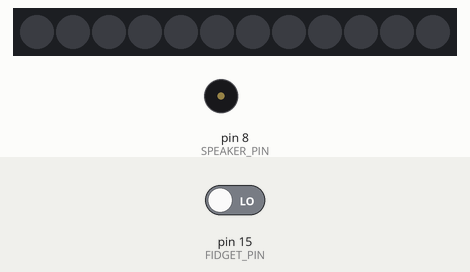
This sketch was run on a simulated Arduino Uno, built with avr-gcc and run on an emulated ATmega328P. Parts: 12 RGB LEDs in strip order, left to right, buzzer (waves = sounding). The inputs (shaded band) are chosen by the test bench; at power-on: pin 15 (FIDGET_PIN) LOW. Dim RGB values are drawn brighter than linear; what the sketch prints to the serial monitor is not drawn.

Above: at 1.2 s.
1.3 s: pin 15 (FIDGET_PIN) driven HIGH
At 1.43 s:
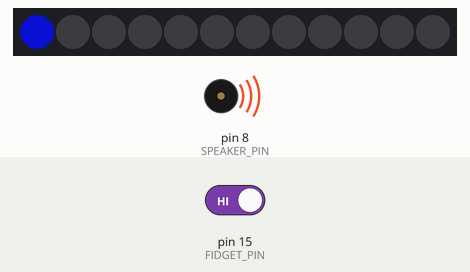
At 2.0 s:
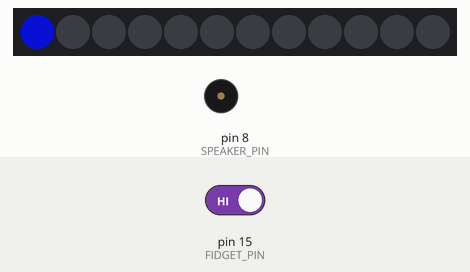
Timing chart, 0 to 4.3 s (numbered marks = the images above; inputs shaded):
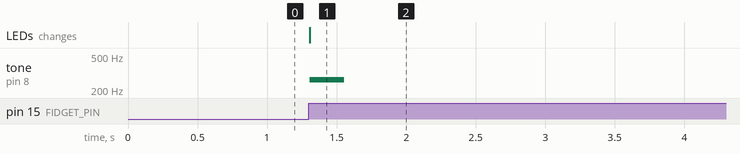

The sketch:

neo_pixel_spinner.ino
```cpp
// (licence header left out)
#include <FastLED.h>

// How many NeoPixels are attached to the Arduino?
#define NUM_LEDS       12
#define NUM_NOTES 57
#define FADE_LENGTH 6
#define FADE_SCALE 128
#define SPEAKER_PIN 8
#define FIDGET_PIN 15
#define NEOPIXEL_PIN 10
#include "pitches.h"


int melody[] ={ NOTE_G3, NOTE_C4, NOTE_C4, NOTE_D4, NOTE_D4, NOTE_E4, NOTE_G4, NOTE_E4, NOTE_C4, NOTE_G3, NOTE_C4 , NOTE_C4, NOTE_D4, NOTE_F4, NOTE_E4, NOTE_C4, NOTE_G3, NOTE_C4, NOTE_C4, NOTE_D4, NOTE_D4, NOTE_E4, NOTE_G4, NOTE_E4, NOTE_C4,  NOTE_A5, NOTE_D4, NOTE_F4, NOTE_E4, NOTE_C4, NOTE_G4, NOTE_C5, NOTE_C5,NOTE_A5, NOTE_C5, NOTE_B5, NOTE_D5, NOTE_B5, NOTE_G4, NOTE_G4,NOTE_C5, NOTE_C5, NOTE_A5, NOTE_C5, NOTE_B5, NOTE_G4, NOTE_F4, NOTE_E4, NOTE_F4, NOTE_G4, NOTE_A5, NOTE_B5, NOTE_C5, NOTE_A5,  NOTE_D4, NOTE_F4, NOTE_E4, NOTE_C4};

int noteDurations[] = { 8,  4,  8,  4,  8,  8,  8,  8,  4,  8,  4,   8,  4,  8, 3, 4, 8, 4, 8,   4,  8,  8,  8,  8,  3,  3, 4, 8, 3, 8, 4, 8, 4, 8, 8, 8,  8, 4, 8, 4, 8,  4, 8, 3, 3, 4, 8,  4,  8, 4, 8, 3, 3, 4, 8, 3, 4 };


CRGB leds[NUM_LEDS];

int currentLedIndex = 0;
int lastState = LOW;
int total = 0;

void setup() {
  Serial.begin(9600);
  FastLED.addLeds<NEOPIXEL, NEOPIXEL_PIN>(leds, NUM_LEDS);
  for (int i = 0; i < NUM_LEDS; i++) {
    leds[i] *= 0;
  }
  FastLED.show();
  pinMode(FIDGET_PIN, INPUT);
//  for (int thisNote = 0; thisNote < NUM_NOTES; thisNote++) {
//
//    // to calculate the note duration, take one second
//    // divided by the note type.
//    //e.g. quarter note = 1000 / 4, eighth note = 1000/8, etc.
//    int noteDuration = 1000 / noteDurations[thisNote];
//    tone(SPEAKER_PIN, melody[thisNote], noteDuration);
//
//    //pause for the note's duration plus 30 ms:
//    delay(noteDuration + 30);
//  }
}

int getPixelIndex(int current, int shift) {
  int next = current + shift;
  int gap;
  if (next >= NUM_LEDS) {
    gap = next - (NUM_LEDS - 1);
    return gap;
  }  else if (next < 0) {
    return NUM_LEDS + next;
  } else {
    return current + shift;
  }

}


int getNoteIndex(int current, int shift) {
  int next = current + shift;
  int gap;
  if (next >= NUM_NOTES) {
    gap = next - (NUM_NOTES - 1);
    return gap;
  }  else if (next < 0) {
    return NUM_NOTES + next;
  } else {
    return current + shift;
  }
}

void loop() {

  int  buttonState =  digitalRead(FIDGET_PIN);
  Serial.println(buttonState);
  int time = millis();

  if (buttonState == HIGH and lastState != HIGH) {
    if (currentLedIndex == NUM_LEDS) {
      currentLedIndex = 0;
    }

    int noteIndex = getNoteIndex(currentLedIndex, 1);
    int noteDuration = 1000 / noteDurations[noteIndex];
    tone(SPEAKER_PIN, melody[noteIndex], noteDuration);


    total += 1;
    leds[currentLedIndex].r = 255 * sin(total * 0.04);
    leds[currentLedIndex].b = 255 * cos(total * 0.04);
    leds[currentLedIndex].g = 255 * sin(total * 0.08);

    for (int shift = 0; shift < FADE_LENGTH; shift++) {
      int pixelFadeIndex = getPixelIndex(currentLedIndex, -shift);
      leds[pixelFadeIndex].nscale8( FADE_SCALE );
    }

    FastLED.show();

    currentLedIndex += 1;


  }
  lastState = buttonState;
}
```

pitches.h
```cpp
/*************************************************
* Public Constants
*************************************************/

 #define NOTE_B0  31
 #define NOTE_C1  33
 #define NOTE_CS1 35
 #define NOTE_D1  37
 #define NOTE_DS1 39
 #define NOTE_E1  41
 #define NOTE_F1  44
 #define NOTE_FS1 46
 #define NOTE_G1  49
 #define NOTE_GS1 52
 #define NOTE_A1  55
 #define NOTE_AS1 58
 #define NOTE_B1  62
 #define NOTE_C2  65
 #define NOTE_CS2 69
 #define NOTE_D2  73
 #define NOTE_DS2 78
 #define NOTE_E2  82
 #define NOTE_F2  87
 #define NOTE_FS2 93
 #define NOTE_G2  98
 #define NOTE_GS2 104
 #define NOTE_A2  110
 #define NOTE_AS2 117
 #define NOTE_B2  123
 #define NOTE_C3  131
 #define NOTE_CS3 139
 #define NOTE_D3  147
 #define NOTE_DS3 156
 #define NOTE_E3  165
 #define NOTE_F3  175
 #define NOTE_FS3 185
 #define NOTE_G3  196
 #define NOTE_GS3 208
 #define NOTE_A3  220
 #define NOTE_AS3 233
 #define NOTE_B3  247
 #define NOTE_C4  262
 #define NOTE_CS4 277
 #define NOTE_D4  294
 #define NOTE_DS4 311
 #define NOTE_E4  330
 #define NOTE_F4  349
 #define NOTE_FS4 370
 #define NOTE_G4  392
 #define NOTE_GS4 415
 #define NOTE_A4  440
 #define NOTE_AS4 466
 #define NOTE_B4  494
 #define NOTE_C5  523
 #define NOTE_CS5 554
 #define NOTE_D5  587
 #define NOTE_DS5 622
 #define NOTE_E5  659
 #define NOTE_F5  698
 #define NOTE_FS5 740
 #define NOTE_G5  784
 #define NOTE_GS5 831
 #define NOTE_A5  880
 #define NOTE_AS5 932
 #define NOTE_B5  988
 #define NOTE_C6  1047
 #define NOTE_CS6 1109
 #define NOTE_D6  1175
 #define NOTE_DS6 1245
 #define NOTE_E6  1319
 #define NOTE_F6  1397
 #define NOTE_FS6 1480
 #define NOTE_G6  1568
 #define NOTE_GS6 1661
 #define NOTE_A6  1760
 #define NOTE_AS6 1865
 #define NOTE_B6  1976
 #define NOTE_C7  2093
 #define NOTE_CS7 2217
 #define NOTE_D7  2349
 #define NOTE_DS7 2489
 #define NOTE_E7  2637
 #define NOTE_F7  2794
 #define NOTE_FS7 2960
 #define NOTE_G7  3136
 #define NOTE_GS7 3322
 #define NOTE_A7  3520
 #define NOTE_AS7 3729
 #define NOTE_B7  3951
 #define NOTE_C8  4186
 #define NOTE_CS8 4435
 #define NOTE_D8  4699
 #define NOTE_DS8 4978
```

Measured:
- after the input at 1.3 s, tone on pin 8 (SPEAKER_PIN): silent → 262 Hz at once, → silent 0.25 s later; the LEDs: change at once (image 1)
